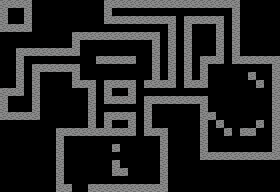

A level layout from a 2D game, rendered from its tile map. Below: a short description, then the map file with its tile-grid data intact:
An orthogonal 35x24 tile map with 8x8 px tiles, 1 tile layer (Tile Layer 1).

<map version="1.9" tiledversion="1.9.2" orientation="orthogonal" renderorder="right-down" width="35" height="24" tilewidth="8" tileheight="8" infinite="0" nextlayerid="2" nextobjectid="1">
 <editorsettings>
  <export target="dungeon.json" format="json" />
 </editorsettings>
 <tileset firstgid="1" source="town-spritesheet.tsx" />
 <layer id="1" name="Tile Layer 1" width="35" height="24">
  <data encoding="csv">
1,1,1,1,0,0,0,0,0,0,0,0,0,1,1,1,1,1,1,1,1,1,1,1,1,1,1,1,1,1,0,0,0,0,0,
1,3,3,1,0,0,0,0,0,0,0,0,0,1,3,3,3,3,3,3,3,3,3,3,3,3,3,3,3,1,0,0,0,0,0,
1,3,3,1,0,0,0,0,0,0,0,0,0,1,1,1,1,1,1,1,1,1,3,1,1,1,1,1,3,1,0,0,0,0,0,
1,1,1,1,0,0,0,0,0,0,0,0,0,0,0,0,0,0,0,0,0,1,3,1,0,0,0,1,3,1,0,0,0,0,0,
0,0,0,0,0,0,0,0,0,1,1,1,1,1,1,1,1,1,1,1,0,1,3,1,0,0,0,1,3,1,0,0,0,0,0,
0,0,0,0,0,0,0,0,0,1,3,3,3,3,3,3,3,3,3,1,0,1,3,1,0,0,0,1,3,1,0,0,0,0,0,
0,0,1,1,1,1,1,1,1,1,3,3,3,3,3,3,3,3,3,1,0,1,3,1,0,0,0,1,3,1,0,0,0,0,0,
0,0,1,3,3,3,3,3,3,3,3,3,1,1,1,1,1,3,3,1,0,1,3,1,0,1,1,1,3,1,1,1,1,1,1,
0,0,1,3,1,1,1,1,1,1,3,3,3,3,3,3,3,3,3,1,0,1,3,1,0,1,3,3,3,3,3,3,3,3,1,
0,0,1,3,1,0,0,0,0,1,3,3,3,3,3,3,3,3,3,1,0,1,3,1,0,1,3,3,3,3,3,1,3,3,1,
0,0,1,3,1,0,0,0,0,1,1,1,3,1,1,1,1,3,1,1,1,1,3,1,1,1,3,3,3,3,3,3,1,3,1,
1,1,1,3,1,0,0,0,0,0,0,1,3,1,0,0,1,3,3,3,3,3,3,3,3,3,3,3,3,3,3,3,3,3,1,
1,3,3,3,1,0,0,0,0,0,0,1,3,1,1,1,1,3,1,1,1,1,1,1,1,1,3,3,3,3,3,3,3,3,1,
1,3,3,3,1,0,0,0,0,0,0,1,3,3,3,3,3,3,1,0,0,0,0,0,0,1,3,3,3,3,3,3,3,3,1,
1,1,1,1,1,0,0,0,0,0,0,1,3,1,1,1,1,3,1,0,0,0,0,0,0,1,1,3,3,3,3,3,3,3,1,
0,0,0,0,0,0,0,0,0,0,0,1,3,1,0,0,1,3,1,0,0,0,0,0,0,1,3,1,3,3,3,3,1,3,1,
0,0,0,0,0,0,0,1,1,1,1,1,1,1,1,1,1,3,1,1,1,0,0,0,0,1,3,3,1,3,1,1,3,3,1,
0,0,0,0,0,0,0,1,3,3,3,3,3,3,3,3,3,3,3,3,1,0,0,0,0,1,3,3,3,3,3,3,3,3,1,
0,0,0,0,0,0,0,1,3,3,3,3,3,3,1,3,3,3,3,3,1,0,0,0,0,1,3,3,3,3,3,3,3,3,1,
0,0,0,0,0,0,0,1,3,3,3,3,3,3,3,3,3,3,3,3,1,0,0,0,0,1,1,1,1,1,1,1,1,1,1,
0,0,0,0,0,0,0,1,3,3,3,3,3,3,1,3,3,3,3,3,1,0,0,0,0,0,0,0,0,0,0,0,0,0,0,
0,0,0,0,0,0,0,1,3,3,3,3,3,3,1,1,3,3,3,3,1,0,0,0,0,0,0,0,0,0,0,0,0,0,0,
0,0,0,0,0,0,0,1,3,3,3,3,3,3,3,3,3,3,3,3,1,0,0,0,0,0,0,0,0,0,0,0,0,0,0,
0,0,0,0,0,0,0,1,1,0,3,1,1,1,1,1,1,1,1,1,1,0,0,0,0,0,0,0,0,0,0,0,0,0,0
</data>
 </layer>
</map>